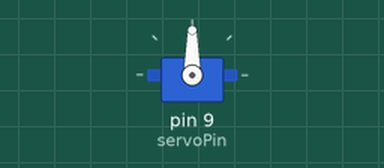
The sketch below on a simulated Arduino Uno, built with avr-gcc and run on an emulated ATmega328P. Parts: servo.

Above: at 0.05 s.
At 1.5 s:
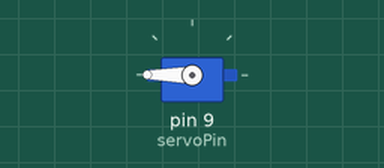
At 3.0 s:
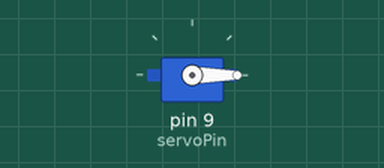
Timing chart, 0 to 6.9 s (numbered marks = the images above):
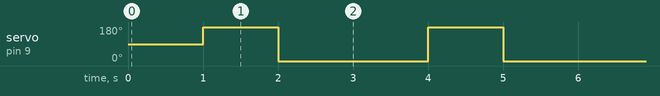

The sketch:

Servo_test.ino
```cpp
#include <Servo.h>

int angle1;
int angle2;
int servoPin=9;
Servo myServo;
int dt=1000;

void setup() {
  // put your setup code here, to run once:
  Serial.begin(9600);
  pinMode(servoPin,OUTPUT);
  myServo.attach(servoPin);
}

void loop() {
  // put your main code here, to run repeatedly:
  delay(dt);
  angle1=180;
  myServo.write(angle1);
  delay(dt);
  angle2=-180;
  myServo.write(angle2);
  delay(dt);
}
```

Measured:
- by itself, servo on pin 9 (servoPin): alternates 180° for 1.0 s and 0° for 2.0 s
